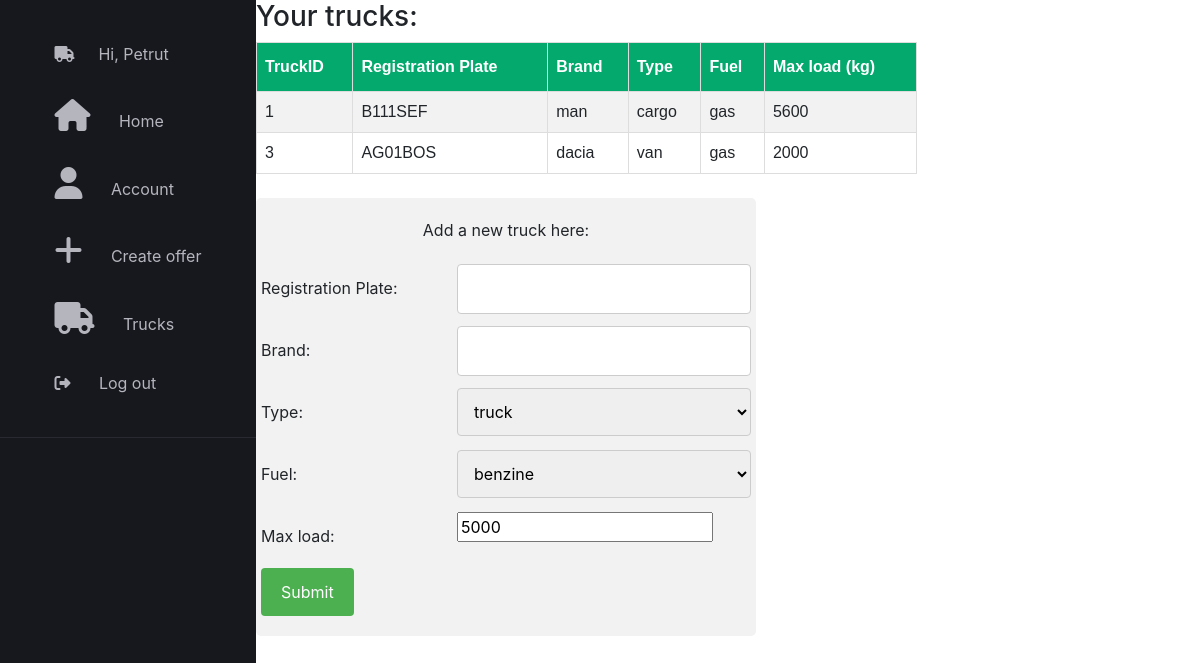
/trucks/ (signed in), run on the app's committed database.
### application/models.py (models this page shows)
class Truck(models.Model):
    id = models.AutoField(primary_key=True)
    type = models.CharField(max_length=20)
    brand = models.CharField(max_length=20)
    registration_plate = models.CharField(max_length=15, unique=True)
    fuel = models.CharField(max_length=10)
    max_load = models.IntegerField()
    ownerId = models.ForeignKey(User, on_delete=models.CASCADE)

### application/views.py (the view, shortened to what this page needs)
# urls.py: path('trucks/', application_views.trucks, name='trucks')
@login_required(login_url='login')
def trucks(request):
    curr_trucks = Truck.objects.all().filter(ownerId=request.user)
    new_truck = Truck()
    context = {'trucks': curr_trucks, 'fuel_t': FUEL_TYPE, 'truck_t': TRUCK_TYPE}
    return render(request, "application/trucks.html", context=context)

### application/templates/application/trucks.html (shortened to what this page needs)
{% extends 'application/main_layout_application.html' %}
{% load static %}
{% block content %}
    <link rel="stylesheet" href="{% static 'application/css/trucks.css' %}">
    <div class="content">
        <h3> Your trucks: </h3>
        <table id="truckstb">
            <tr>
                <th>TruckID</th>
                <th>Registration Plate</th>
                <th>Brand</th>
                <th>Type</th>
                <th>Fuel</th>
                <th>Max load (kg)</th>
            </tr>
            {% for truck in trucks %}
                <tr>
                    <td>{{ truck.id }}</td>
                    <td>{{ truck.registration_plate }}</td>
                    <td>{{ truck.brand }}</td>
                    <td>{{ truck.type }}</td>
                    <td>{{ truck.fuel }}</td>
                    <td>{{ truck.max_load }}</td>
                </tr>
            {% endfor %}
        </table><br>
        <div class="container2">
            <form action="" method="post">
                <p>Add a new truck here:</p>
                <div class="row">
                    <div class="col-25">
                        <label for="reg_plt">Registration Plate:</label>
                    </div>
                    <div class="col-75">
                        <input id="reg_plt" type="text" name="reg_plt"> <br>
                    </div>
                </div>
                <div class="row">
                    <div class="col-25">
                        <label for="brand">Brand:</label>
                    </div>
                    <div class="col-75">
                        <input id="brand" type="text" name="brand"><br>
                    </div>
                </div>
                <div class="row">
                    <div class="col-25">
                        <label for="type">Type:</label>
                    </div>
                    <div class="col-75">
                        <select id="type" name="type" >
                            {% for t in truck_t %}
                                <option value="{{ t }}">{{ t }}</option>
                            {%  endfor %}
                        </select>
                        <br>
                    </div>
                </div>
                <div class="row">
                    <div class="col-25">
                        <label for="fuel">Fuel:</label>
                    </div>
                    <div class="col-75">
                        <select id="fuel" name="fuel" >
                            {% for f in fuel_t %}
                                <option value="{{ f }}">{{ f }}</option>
                            {% endfor %}
                        </select>
                        <br>
                    </div>
                </div>
                <div class="row">
                    <div class="col-25">
                        <label for="max_load">Max load:</label>
                    </div>
                    <div class="col-75">
                        <input id="max_load" name="max_load" type="number" value="5000" step="500"><br>
                    </div>
                </div>
                <div class="row">
                    <input id="submit" type="submit" value="Submit"><br>
                </div>
            </form>
        </div>
    </div>
{% endblock %}

### application/templates/application/main_layout_application.html (shortened to what this page needs)
{% extends 'main_layout.html' %}
{% load static %}
{% block import %}
    <link rel="stylesheet" href="https://stackpath.bootstrapcdn.com/bootstrap/4.1.3/css/bootstrap.min.css"
>
    <link rel="stylesheet" href="https://cdnjs.cloudflare.com/ajax/libs/font-awesome/4.7.0/css/font-awesome.min.css">
{% endblock %}
{% block page_nav %}
    <link rel="stylesheet" href="{% static 'application/css/main_layout_application.css' %}">
    <div class="side-bar">
        <ul class="features-list">
            <li class="features-item">
                <i class="fa fa-truck"></i>
                <span class="features-item-text">Hi, {{ user.username }} </span>
            </li>
            <li class="features-item">
                <a href="{% url 'home' %}">
                    <i class="fa fa-home features-item-icon"></i>
                    <span class="features-item-text"> Home </span>
                </a>
            </li>
            <li class="features-item">
                <a href="{% url 'account' %}">
                    <i class="fa fa-user features-item-icon"></i>
                    <span class="features-item-text"> Account </span>
                </a>
            </li>
             <li class="features-item">
                <a href="{% url 'create_offer' %}">
                    <i class="fa fa-plus features-item-icon"></i>
                    <span class="features-item-text"> Create offer </span>
                </a>
            </li>
            <li class="features-item">
                <a href="{% url 'trucks' %}">
                    <i class="fa fa-truck features-item-icon"></i>
                    <span class="features-item-text"> Trucks </span>
                </a>
            </li>
            <li class="features-item">
                <form action="{% url 'logout' %}">
                    <button class="btn">
                        <i class="fa fa-sign-out"></i>
                        <span class="features-item-text"> Log out</span>
                    </button>
                </form>
            </li>
        </ul>
    </div>
{% endblock %}
{% block page_article %}
    <div >
        {% block content %}
        {% endblock %}
    </div>
{% endblock %}

### application/static/application/css/main_layout_application.css (style rules this page uses)
:root { --white-color: #fafafb; --background-color: #17171e; --grey-color: #b5b5be; --dark-grey-color: #292932; }
.side-bar { width: 16rem; height: 100%; padding: 2.1rem 0rem; background-color: #17171e; position: fixed; transition: all 0.5s ease; top: 0; }
.features-list { padding-bottom: 1rem; border-bottom: 1px solid #292932; list-style: none; }
.features-item { display: flex; align-items: center; position: relative; padding: 0.5rem 0.9rem; margin-bottom: 1.1rem; color: var(--grey-color); cursor: pointer; transition: 0.5s ease; }
.features-item::before { transition: 0.5s ease; content: ''; position: absolute; left: -1.2rem; height: 100%; border-left: 3px solid var(--white-color); border-radius: 2px; opacity: 0; visibility: hidden; }
.features-item-icon { font-size: 2rem; }
.features-item-text { margin-left: 1.5rem; transition: opacity 0.6s ease; opacity: 1; }
a, a:hover, a:focus, a:active { text-decoration: none; color: inherit; }
.btn { background: none; color: inherit; border: none; padding: 0; font: inherit; cursor: pointer; outline: inherit; }

### application/static/application/css/trucks.css (style rules this page uses)
* { box-sizing: border-box; }
.content { padding-left: 16rem; }
#truckstb { font-family: Arial, Helvetica, sans-serif; border-collapse: collapse; width: 70%; }
#truckstb td, #truckstb th { border: 1px solid #ddd; padding: 8px; }
#truckstb tr:nth-child(even) { background-color: #f2f2f2; }
#truckstb th { padding-top: 12px; padding-bottom: 12px; text-align: left; background-color: #04AA6D; color: white; }
input[type=text], select, textarea { width: 100%; padding: 12px; border: 1px solid #ccc; border-radius: 4px; resize: vertical; }
p { text-align: center; }
label { padding: 12px 12px 12px 0; display: inline-block; }
input[type=submit] { background-color: #4CAF50; color: white; padding: 12px 20px; border: none; border-radius: 4px; cursor: pointer; float: right; }
.container2 { border-radius: 5px; background-color: #f2f2f2; padding: 20px; width: 500px; margin-left: 0px; }
.col-25 { float: left; width: 40%; margin-top: 6px; }
.col-75 { float: left; width: 60%; margin-top: 6px; }
.row:after { content: ""; display: table; clear: both; }

### data on the page
Truck: id "1", registration_plate "B111SEF", brand "man", type "cargo", fuel "gas", max_load "5600"
Truck: id "3", registration_plate "AG01BOS", brand "dacia", type "van", fuel "gas", max_load "2000"

### other printed values
{{ user.username }} "Petrut"
form field type "truck"
form field fuel "benzine"
